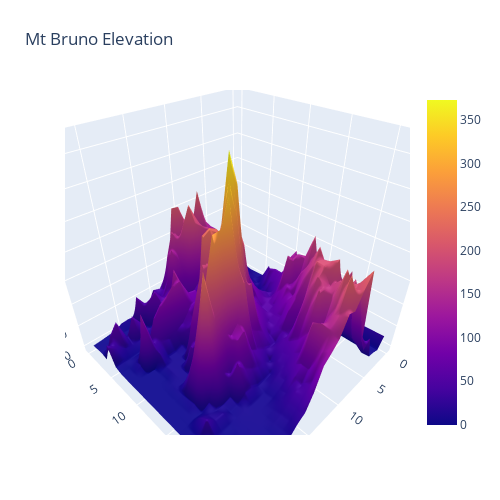

Notebook source saved alongside this figure:
### Code cell
#bonus.. plotlyjs vis example
import plotly.graph_objects as go

import pandas as pd

# Read data from a csv
z_data = pd.read_csv('https://raw.githubusercontent.com/plotly/datasets/master/api_docs/mt_bruno_elevation.csv')

fig = go.Figure(data=[go.Surface(z=z_data.values)])

fig.update_layout(title='Mt Bruno Elevation', autosize=False,
                  width=500, height=500,
                  margin=dict(l=65, r=50, b=65, t=90))

fig.show()

### Figure 1 — Plotly figure (JSON) as saved in the notebook; plotly's stock layout.template omitted (floating-point values rounded to 4 significant figures; data arrays with more than 128 entries replaced by an {"elided": "..."} marker saying what was removed)
{"data": [{"type": "surface", "z": {"elided": "25x25 float values"}}], "layout": {"autosize": false, "height": 500, "margin": {"b": 65, "l": 65, "r": 50, "t": 90}, "scene": {"aspectmode": "auto", "aspectratio": {"x": 1, "y": 1, "z": 1}, "camera": {"center": {"x": 0, "y": 0, "z": 0}, "eye": {"x": 0.9539, "y": 0.9539, "z": 0.9539}, "projection": {"type": "perspective"}, "up": {"x": 0, "y": 0, "z": 1}}}, "title": {"text": "Mt Bruno Elevation"}, "width": 500}}
